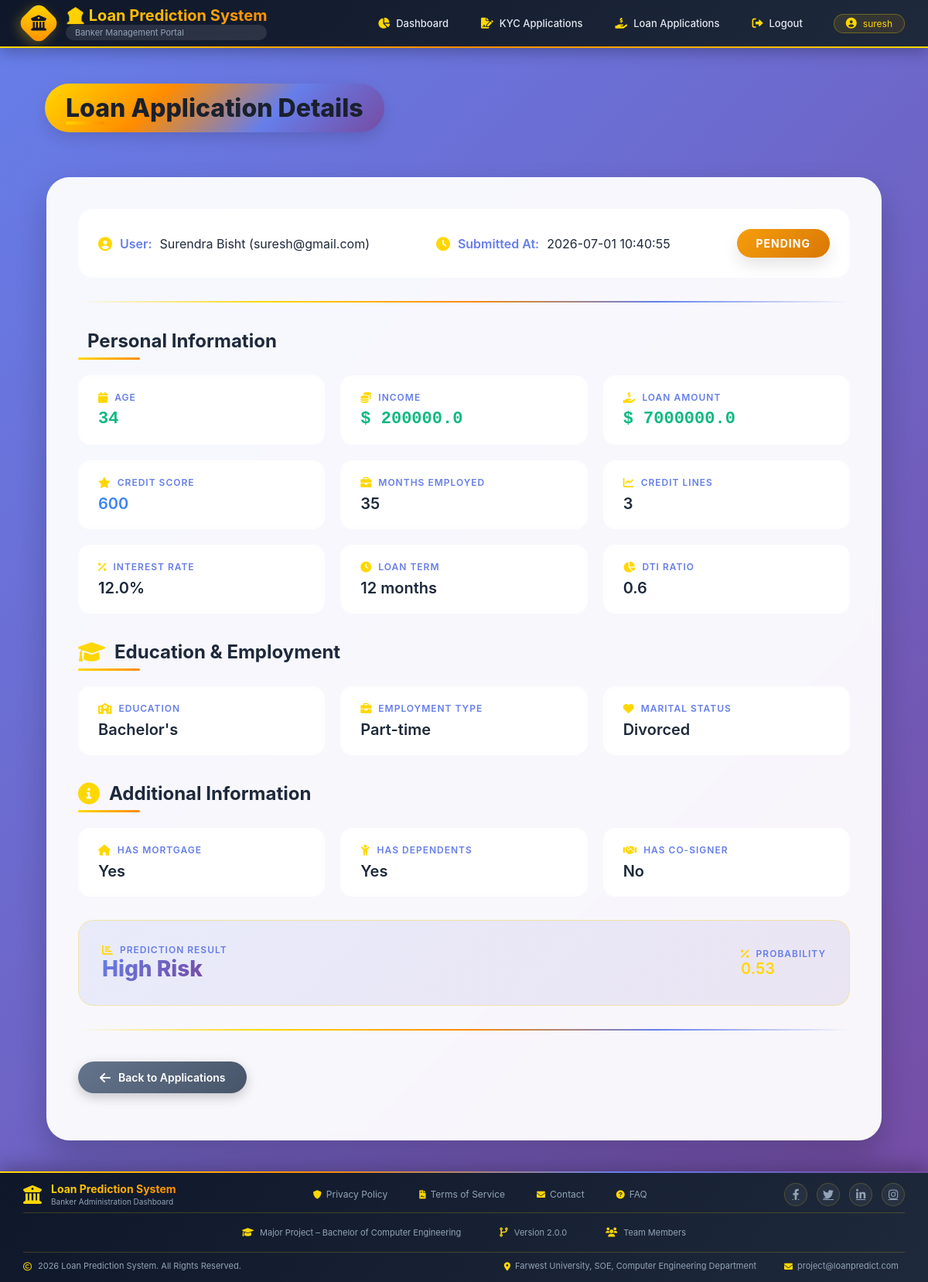
Page /loan/15/ (signed in) on the earlier database version.
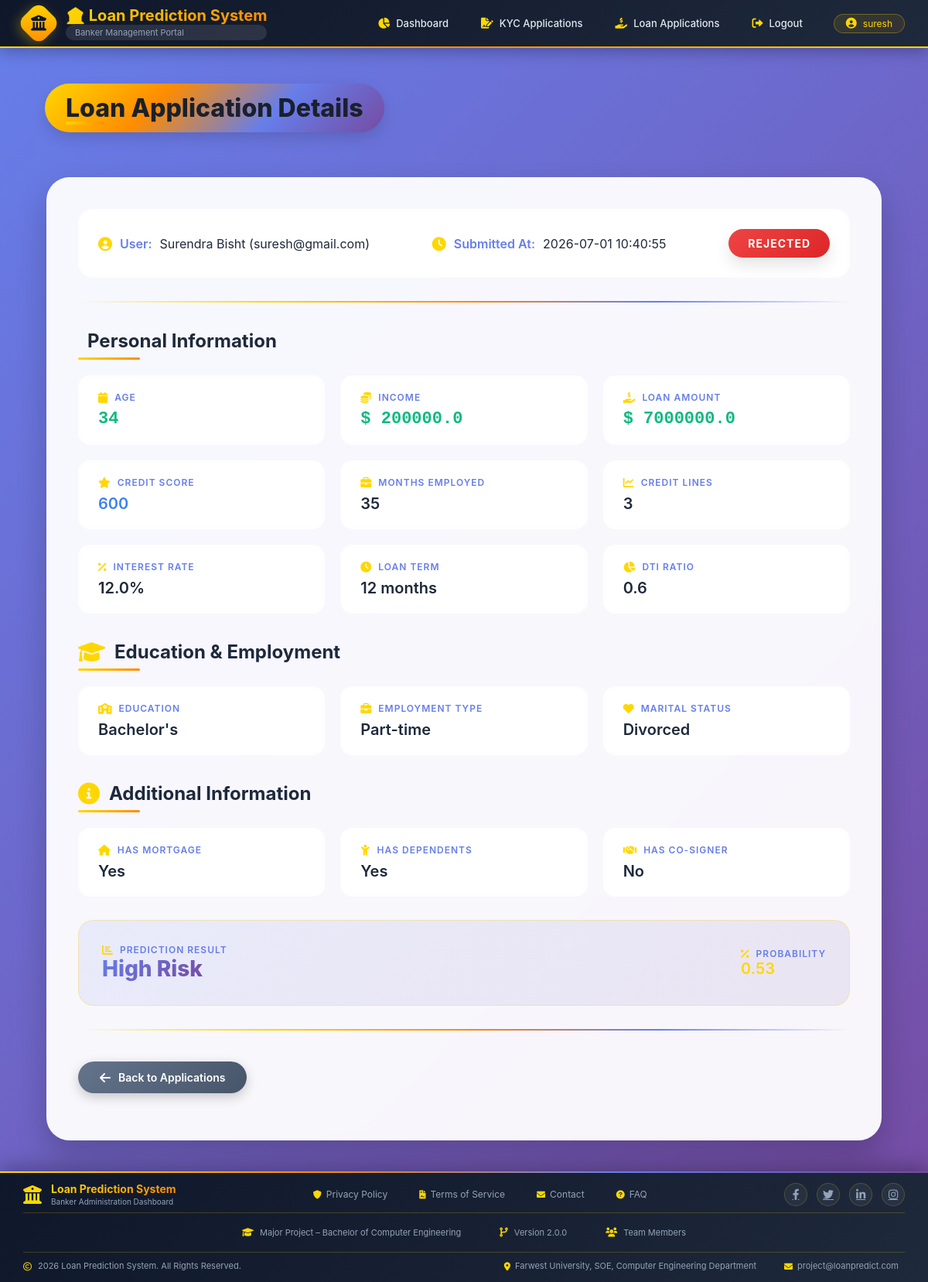
Same page on the later database version.
### app/models.py (models this page shows, shortened)
class LoanApplication(models.Model):
    STATUS_CHOICES = (
        ("PENDING", "Pending"),
        ("APPROVED", "Approved"),
        ("REJECTED", "Rejected"),
        ("CLEARED", "Cleared"),
    )
    user = models.ForeignKey(
        settings.AUTH_USER_MODEL,
        on_delete=models.CASCADE,
        related_name="loan_applications"
    )
    age = models.IntegerField()
    income = models.FloatField()
    loan_amount = models.FloatField()
    credit_score = models.IntegerField()
    months_employed = models.IntegerField()
    num_credit_lines = models.IntegerField()
    interest_rate = models.FloatField()
    loan_term = models.IntegerField()
    dti_ratio = models.FloatField()
    EDUCATION_CHOICES = [
        ("Bachelor's", "Bachelor's"),
        ("Master's", "Master's"),
        ("High School", "High School"),
        ("PhD", "PhD"),
    ]
    EMPLOYMENT_CHOICES = [
        ("Full-time", "Full-time"),
        ("Unemployed", "Unemployed"),
        ("Self-employed", "Self-employed"),
        ("Part-time", "Part-time"),
    ]
    MARITAL_CHOICES = [
        ("Divorced", "Divorced"),
        ("Married", "Married"),
        ("Single", "Single"),
    ]
    YES_NO = [
        ("Yes", "Yes"),
        ("No", "No"),
    ]
    education = models.CharField(max_length=20, choices=EDUCATION_CHOICES)
    employment_type = models.CharField(max_length=20, choices=EMPLOYMENT_CHOICES)
    marital_status = models.CharField(max_length=20, choices=MARITAL_CHOICES)
    has_mortgage = models.CharField(max_length=3, choices=YES_NO)
    has_dependents = models.CharField(max_length=3, choices=YES_NO)
    has_cosigner = models.CharField(max_length=3, choices=YES_NO)
    prediction_result = models.CharField(max_length=50, blank=True, null=True)
    prediction_probability = models.FloatField(blank=True, null=True)
    status = models.CharField(
        max_length=20,
        choices=STATUS_CHOICES,
        default="PENDING"
    )
    created_at = models.DateTimeField(auto_now_add=True)

class CustomUser(AbstractBaseUser, PermissionsMixin):
    USER = 'USER'
    BANKER = 'BANKER'
    USER_TYPE_CHOICES = (
        (USER, 'User'),
        (BANKER, 'Banker'),
    )
    email = models.EmailField(unique=True)
    full_name = models.CharField(max_length=150)
    phone_number = models.CharField(max_length=15)
    user_type = models.CharField(
        max_length=10,
        choices=USER_TYPE_CHOICES,
        default=USER
    )
    is_active = models.BooleanField(default=True)
    is_staff = models.BooleanField(default=False)
    created_at = models.DateTimeField(auto_now_add=True)
    objects = CustomUserManager()
    USERNAME_FIELD = 'email'
    REQUIRED_FIELDS = ['full_name', 'phone_number']

### app/decorators.py (the view)
        def wrapper(request, *args, **kwargs):
            if request.user.is_authenticated:
                if request.user.user_type in allowed_roles:
                    return view_func(request, *args, **kwargs)
                else:
                    messages.error(request, "You are not authorized to access this page.")
                    return redirect("login")
            return redirect("login")

### app/views.py (called while the page is built)
@login_required
@role_required(allowed_roles=["BANKER"])
def view_loan_details(request, id):
    loan = get_object_or_404(LoanApplication, id=id)
    context = {
        "loan": loan
    }
    return render(request, "Banker/view_loan_details.html", context)

### app/templates/Banker/view_loan_details.html (shortened to what the changed rows need)
{% extends "Banker/base.html" %}
{% block content %}
<div class="container">
    <h2>Loan Application Details</h2>
    <div class="loan-details-card">
        <div class="user-info-section">
            <p>
                <i class="fas fa-user-circle"></i>
                <strong>User:</strong> {{ loan.user.full_name }} ({{ loan.user.email }})
            </p>
            <p>
                <i class="fas fa-clock"></i>
                <strong>Submitted At:</strong> {{ loan.created_at|date:"Y-m-d H:i:s" }}
            </p>
            <span class="loan-status-badge {{ loan.status|lower }}">
                {{ loan.status }}
            </span>
        </div>
        <div class="info-grid">
            <div class="info-item">
                <span class="info-label"><i class="fas fa-calendar"></i> Age</span>
                <span class="info-value numeric">{{ loan.age }}</span>
            </div>
            <div class="info-item">
                <span class="info-label"><i class="fas fa-coins"></i> Income</span>
                <span class="info-value numeric">$ {{ loan.income }}</span>
            </div>
            <div class="info-item">
                <span class="info-label"><i class="fas fa-hand-holding-usd"></i> Loan Amount</span>
                <span class="info-value numeric">$ {{ loan.loan_amount }}</span>
            </div>
            <div class="info-item">
                <span class="info-label"><i class="fas fa-star"></i> Credit Score</span>
                <span class="info-value credit-score">{{ loan.credit_score }}</span>
            </div>
            <div class="info-item">
                <span class="info-label"><i class="fas fa-briefcase"></i> Months Employed</span>
                <span class="info-value">{{ loan.months_employed }}</span>
            </div>
            <div class="info-item">
                <span class="info-label"><i class="fas fa-chart-line"></i> Credit Lines</span>
                <span class="info-value">{{ loan.num_credit_lines }}</span>
            </div>
            <div class="info-item">
                <span class="info-label"><i class="fas fa-percent"></i> Interest Rate</span>
                <span class="info-value">{{ loan.interest_rate }}%</span>
            </div>
            <div class="info-item">
                <span class="info-label"><i class="fas fa-clock"></i> Loan Term</span>
                <span class="info-value">{{ loan.loan_term }} months</span>
            </div>
            <div class="info-item">
                <span class="info-label"><i class="fas fa-chart-pie"></i> DTI Ratio</span>
                <span class="info-value">{{ loan.dti_ratio }}</span>
            </div>
        </div>
        <div class="info-grid">
            <div class="info-item">
                <span class="info-label"><i class="fas fa-school"></i> Education</span>
                <span class="info-value">{{ loan.education }}</span>
            </div>
            <div class="info-item">
                <span class="info-label"><i class="fas fa-briefcase"></i> Employment Type</span>
                <span class="info-value">{{ loan.employment_type }}</span>
            </div>
            <div class="info-item">
                <span class="info-label"><i class="fas fa-heart"></i> Marital Status</span>
                <span class="info-value">{{ loan.marital_status }}</span>
            </div>
        </div>
        <div class="info-grid">
            <div class="info-item">
                <span class="info-label"><i class="fas fa-home"></i> Has Mortgage</span>
                <span class="info-value">{{ loan.has_mortgage }}</span>
            </div>
            <div class="info-item">
                <span class="info-label"><i class="fas fa-child"></i> Has Dependents</span>
                <span class="info-value">{{ loan.has_dependents }}</span>
            </div>
            <div class="info-item">
                <span class="info-label"><i class="fas fa-handshake"></i> Has Co-Signer</span>
                <span class="info-value">{{ loan.has_cosigner }}</span>
            </div>
        </div>
        <div class="prediction-section">
            <div>
                <span class="info-label"><i class="fas fa-chart-bar"></i> Prediction Result</span>
                <div class="prediction-result">{{ loan.prediction_result|default:"N/A" }}</div>
            </div>
            <div>
                <span class="info-label"><i class="fas fa-percentage"></i> Probability</span>
                <div class="prediction-probability">{{ loan.prediction_probability|floatformat:2|default:"N/A" }}</div>
            </div>
        </div>
    </div>
</div>
{% endblock %}

Differences in the rows shown:
changed LoanApplication "High Risk": status "PENDING" → "REJECTED"
